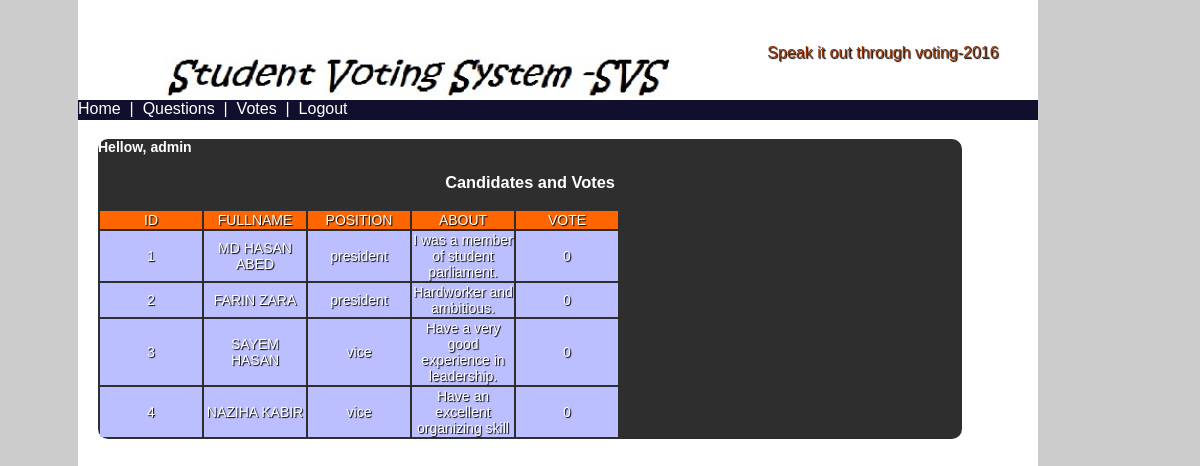
/votes.php (signed in), run on the app's committed database.
### tables this page shows
CREATE TABLE IF NOT EXISTS `candidate` (
  `cand_id` int(100) NOT NULL AUTO_INCREMENT,
  `fullname` varchar(100) NOT NULL,
  `position` varchar(100) NOT NULL,
  `about` varchar(255) NOT NULL,
  `votecount` int(255) NOT NULL,
  PRIMARY KEY (`cand_id`)
);

### votes.php (the view, shortened to what this page needs)
<!DOCTYPE html PUBLIC "-//W3C//DTD XHTML 1.0 Transitional//EN" "http://www.w3.org/TR/xhtml1/DTD/xhtml1-transitional.dtd">
<html xmlns="http://www.w3.org/1999/xhtml">
<head>
<link href="voting.css" type="text/css" rel="stylesheet" />
</head>
<body>
<div id="head">
<table border="0" bgcolor="#FFFFFF"width="100%"><tr>
        <td><img src="images/logo3.jpg" height="100" width="590" alt="logo"/></td>
        <td><marquee>Speak it out through voting-2016</marquee></td>
</tr></table>
</div>
<div id="leftnavigation">
<a href="candidate.php">Home</a>&nbsp;&nbsp;|&nbsp;&nbsp;<a href="candidate.php">Questions</a>&nbsp;&nbsp;|&nbsp;&nbsp;<a href="votes.php">Votes</a>&nbsp;&nbsp;|&nbsp;&nbsp;<a href="logout.php">Logout</a>
</div>
<div id="cover">
<div id="content">
<h4>Hellow,&nbsp;<?php echo $_SESSION['SESS_NAME'] ;?><br /></h4>
  <div id="login">
<h3>Candidates and Votes</h3>
<?php
	$member=mysql_query("select * from candidate");
	if(mysql_num_rows($member)==0)
	{
		echo '<font color="red">No results found</font>';
	}
	else
	{
		echo '<table><tr bgcolor="#FF6600">
<td width="100px">ID</td>
<td width="100px">FULLNAME</td>
<td width="100px">POSITION</td>
<td width="100px">ABOUT</td>
<td width="100px">VOTE</td>
</tr>';
 while($mb=mysql_fetch_object($member))
		{
			$id=$mb->cand_id;
			$name=$mb->fullname;
			$pos=$mb->position;
			$about=$mb->about;
			$vote=$mb->votecount;
			echo '<tr bgcolor="#BBBEFF">';
	echo '<td>'.$id.'</td>';
	echo '<td>'.$name.'</td>';
	echo '<td>'.$pos.'</td>';
	echo '<td>'.$about.'</td>';
	echo '<td>'.$vote.'</td>';
	echo "</tr>";
		}
		echo'</table>';
	}
?>
        </div>
</div>
</div>
<div id="footer" align="center"><br/><b>&copy;Copyright 2016</b></div>
</body>
</html>

### voting.css (style rules this page uses)
body { background-color:#CCCCCC; font-family:Arial, Helvetica, sans-serif; -moz-border-radius:30px; }
#head { position:absolute; top:0px; width:80%; height:120px; margin-left:70px; size:15px; color:#993300; }
#head h4,td { text-shadow:1px 1px 1px #000; }
#leftnavigation { position:absolute; top:100px; background:#10102E; width:80%; height:25px; margin-left:70px; size:14px; font-family:Arial, Helvetica, sans-serif; color:#FFFFFF; }
#leftnavigation a { font-family:Geneva, Arial, Helvetica, sans-serif; text-decoration:none; color:#FFFFFF; }
#cover { position:absolute; top:120px; background:#FFFFFF; width:80%; height:100%; margin-left:70px; size:14px; font-family:Arial, Helvetica, sans-serif; color:#FFFFFF; }
#content { position:auto; top:20px; background:#2E2E2E; width:90%; margin-left:20px; font-size:14px; font-family:Arial, Helvetica, sans-serif; color:#FFFFFF; -moz-border-radius: 10px; -webkit-border-radius: 10px; -khtml-border-radius: 10px; border-radius: 10px; }
#content h3 { font-family:Arial, Helvetica, sans-serif; color:#FFFFFF; }
#footer { position:auto; top:98%; background:#000000; width:80%; height:5px; margin-left:70px; size:10px; font-family:Arial, Helvetica, sans-serif; color:#000000; -moz-border-radius:30px; }
#login { text-align: center; width: auto; margin-left:0px; margin: auto; left:0; padding-bottom: 0; font-size:13; size:20px; }

### data on the page
candidate: cand_id "1", fullname "MD HASAN ABED", position "president", about "I was a member of student parliament.", votecount "0"
candidate: cand_id "2", fullname "FARIN ZARA", position "president", about "Hardworker and ambitious.", votecount "0"
candidate: cand_id "3", fullname "SAYEM HASAN", position "vice", about "Have a very good experience in leadership.", votecount "0"
candidate: cand_id "4", fullname "NAZIHA KABIR", position "vice", about "Have an excellent organizing skill", votecount "0"

### other printed values
$_SESSION['SESS_NAME'] "admin"
